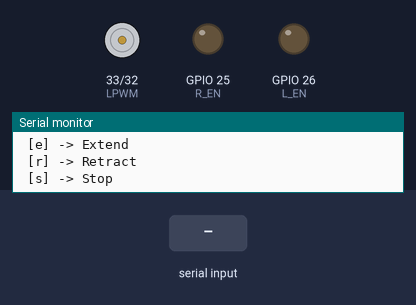
A sketch run on a simulated ESP32. On the bench: motor-driver pin pairs drawn as motors (green arrow = first pin HIGH = forward, orange = second pin HIGH = backward, longer = more drive), output pins drawn as LEDs (lit = HIGH), the last lines printed to the serial monitor. The inputs (shaded band) are chosen by the test bench.

Above: at 2.2 s.
2.3 s: "e" received over Serial
At 2.8 s:
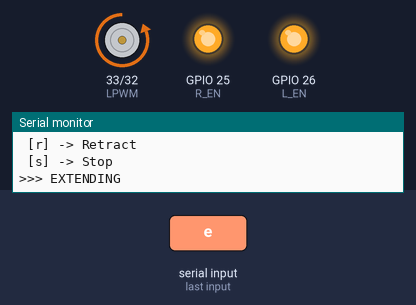
3.8 s: "r" received over Serial
At 5.0 s:
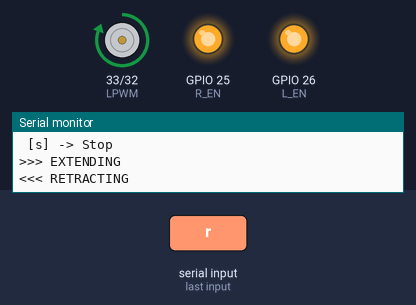
5.3 s: "E" received over Serial
At 6.3 s:
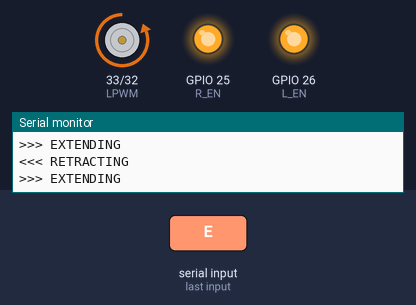
6.8 s: "R" received over Serial
At 7.4 s:
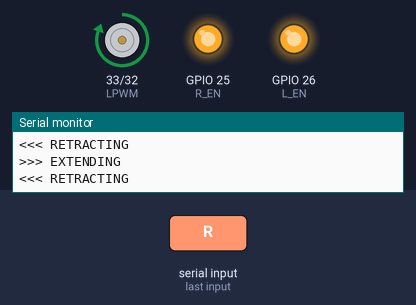
Timing chart, 0 to 9.3 s (numbered marks = the images above; inputs shaded):
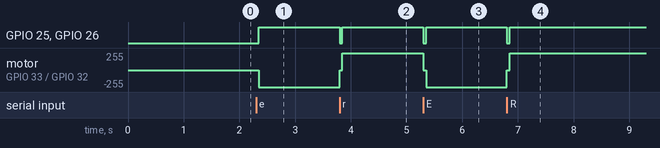

Measured:
- after the input at 2.3 s, GPIO 25 (R_EN), GPIO 26 (L_EN): LOW → HIGH after 0.05 s; motor on GPIO 33 (LPWM) / GPIO 32 (RPWM): stopped → backward 255/255 after 0.05 s
- after the input at 3.8 s, GPIO 25 (R_EN), GPIO 26 (L_EN): HIGH → LOW at once, → HIGH 0.05 s later; motor on GPIO 33 (LPWM) / GPIO 32 (RPWM): backward 255/255 → forward 255/255 at once
- after the input at 5.3 s, GPIO 25 (R_EN), GPIO 26 (L_EN): HIGH → LOW at once, → HIGH 0.05 s later; motor on GPIO 33 (LPWM) / GPIO 32 (RPWM): forward 255/255 → backward 255/255 at once
- after the input at 6.8 s, GPIO 25 (R_EN), GPIO 26 (L_EN): HIGH → LOW at once, → HIGH 0.05 s later; motor on GPIO 33 (LPWM) / GPIO 32 (RPWM): backward 255/255 → forward 255/255 at once

The sketch:

Actuator.ino
```cpp
/*
 * ESP32 Actuator Controller - SAFE VERSION
 * Includes Hardware Deadband and Software Interlocks
 * * Commands (send via Serial Monitor at 115200 baud):
 * 'e' or 'E' - Extend
 * 'r' or 'R' - Retract
 * 's' or 'S' - Stop
 */

// Pin definitions
#define R_EN 25
#define L_EN 26
#define RPWM 32
#define LPWM 33

// State Machine
// Track the current state to prevent redundant commands
enum MotorState { STOPPED, EXTENDING, RETRACTING };
MotorState currentState = STOPPED;

void setup() {
  Serial.begin(115200);
  delay(1000);

  pinMode(R_EN, OUTPUT);
  pinMode(L_EN, OUTPUT);
  pinMode(RPWM, OUTPUT);
  pinMode(LPWM, OUTPUT);

  // Force everything LOW initially
  stopActuator();

  Serial.println("--- Actuator Controller Ready ---");
  Serial.println("SAFETY INTERLOCKS: ENABLED");
  Serial.println("Type a command and press Enter:");
  Serial.println(" [e] -> Extend");
  Serial.println(" [r] -> Retract");
  Serial.println(" [s] -> Stop");
}

void loop() {
  if (Serial.available() > 0) {
    char cmd = Serial.read();

    if (cmd == 'e' || cmd == 'E') {
      Serial.println(">>> EXTENDING");
      extendActuator();
    }
    else if (cmd == 'r' || cmd == 'R') {
      Serial.println("<<< RETRACTING");
      retractActuator();
    }
    else if (cmd == 's' || cmd == 'S') {
      Serial.println("|| STOPPING");
      stopActuator();
    }
  }
}

// --- Safe Movement Functions ---

void extendActuator() {
  if (currentState == EXTENDING) return; // Do nothing if already extending

  // 1. HARD STOP FIRST (The Interlock)
  // Guarantee all pins are completely LOW
  digitalWrite(L_EN, LOW);
  digitalWrite(LPWM, LOW);
  digitalWrite(R_EN, LOW);
  digitalWrite(RPWM, LOW);

  // 2. DEADBAND DELAY
  // Wait 50ms to ensure the physical silicon transistors fully close
  // before opening the other side. This prevents shoot-through shorts.
  delay(50);

  // 3. ENGAGE FORWARD
  digitalWrite(R_EN, HIGH);
  digitalWrite(L_EN, HIGH);
  digitalWrite(RPWM, HIGH);

  currentState = EXTENDING;
}

void retractActuator() {
  if (currentState == RETRACTING) return; // Do nothing if already retracting

  // 1. HARD STOP FIRST (The Interlock)
  digitalWrite(R_EN, LOW);
  digitalWrite(RPWM, LOW);
  digitalWrite(L_EN, LOW);
  digitalWrite(LPWM, LOW);

  // 2. DEADBAND DELAY
  delay(50);

  // 3. ENGAGE REVERSE
  digitalWrite(L_EN, HIGH);
  digitalWrite(R_EN, HIGH);
  digitalWrite(LPWM, HIGH);

  currentState = RETRACTING;
}

void stopActuator() {
  if (currentState == STOPPED) return; // Do nothing if already stopped

  // Immediately kill all power
  digitalWrite(R_EN, LOW);
  digitalWrite(RPWM, LOW);
  digitalWrite(L_EN, LOW);
  digitalWrite(LPWM, LOW);

  currentState = STOPPED;
}
```
